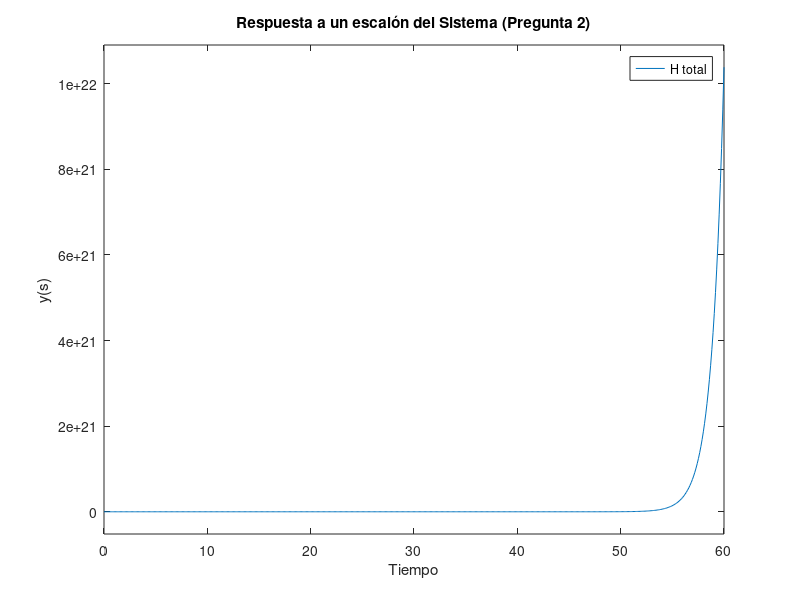

Here is the MATLAB script that generated this plot:
%--------------------------------------------------------------------------
%------------------  Laboratorio 2: Segunda Parte   -----------------------
%--------------------------------------------------------------------------
%------------------  Autores: Sebastian Orellana    -----------------------
%------------------           Ekaterina Cornejo     -----------------------
%--------------------------------------------------------------------------
%

% limpiar datos y consola
clc
clear all
close all

% Se define el parámetro s para trabajar con funciones de transferencia
s = tf('s');

% Se definen las funciones de transferencia del diagrama
F1 = 4*s/(10*s^2 +4);
F2 = 3/(6*s + 16);
F3 = (4*s + 10)/(4*s^3+9*s^2+5*s);
F4 = 1/(7*s+10);
F5 = (8*s + 8)/(s^3+2*s^2+3*s);
F6 = (3*s+2)/(5*s^2+7*s+10);

% Se obtiene el feedback positivo de la función 3
F3_feedback = feedback(F3,1,+1);

% Se suman las funciones F4 y F5 que estan en paralelo
Paralelo_F4_F5 = F4 + F5;

% Luego se multiplican las funciones que están en serie, las cuales serían:
% F6 más el resultado del feedback de F3 más el resultado de la suma entre 
% F4 y F5
Serie = F6 * Paralelo_F4_F5 * F3_feedback;

% Por ultimo, se suma el resultado de el paralelo entre F1 y F2 más el
% resultado de la multiplicación en serie
H_total = F1 + F2 + Serie;

% Se muestra por consola el resutlado de la función total del sistema
display(H_total);

% Se crea una figura
figure();

% Se aplica un escalon al sistema
step(H_total);

%se setea el tamaño de la figura
set(gcf,'position',[10,10,1200,600])

% Create ylabel
ylabel('y(s)');

% Create xlabel
xlabel('Tiempo');

% Create title
title('Respuesta a un escalón del Sistema (Pregunta 2)');

% Se colocar la grilla en el gráfico
grid();

% Create legend
legend('H total');


